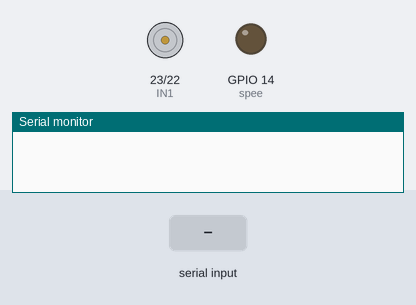
Bench run of a sketch on a simulated ESP32. Parts: motor-driver pin pairs drawn as motors (green arrow = first pin HIGH = forward, orange = second pin HIGH = backward, longer = more drive), output pins drawn as LEDs (lit = HIGH), the last lines printed to the serial monitor. The test bench sets the inputs (shaded band).

Above: at 1.2 s.
1.3 s: "a" received over Serial
At 2.4 s:
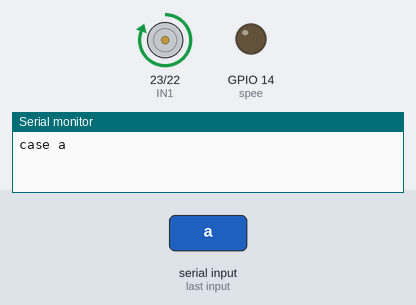
2.8 s: "b" received over Serial
At 3.5 s:
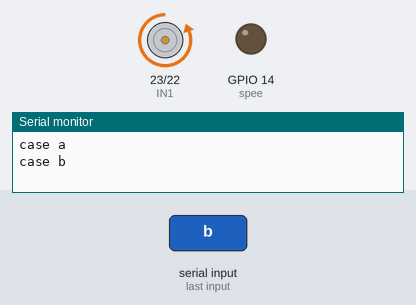
4.3 s: "1" received over Serial
At 4.6 s:
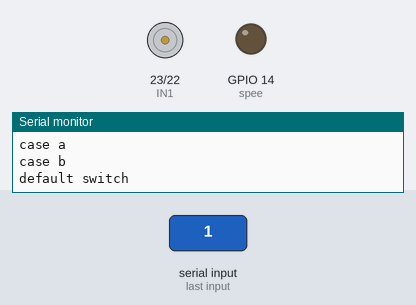
Timing chart, 0 to 7.3 s (numbered marks = the images above; inputs shaded):
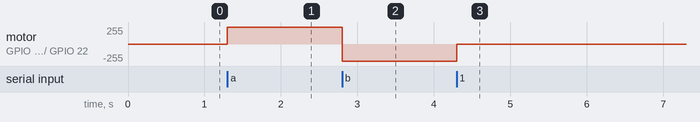

The sketch:

lazik-v1.ino
```cpp
#include <esp32-hal-ledc.h>


int IN1 = 23;
int IN2 = 22;
int incomingByte = 0;
int spee = 14;
const int freq = 3000;
const int pwmChannel = 0;
const int resolution = 8;
int test = 200;
void setup() {
  // put your setup code here, to run once:
  Serial.begin(115200);
  pinMode(23, OUTPUT);
  pinMode(22, OUTPUT);
  pinMode(14, OUTPUT);
  ledcSetup(pwmChannel, freq, resolution);
  ledcAttachPin(spee, pwmChannel);


}

void loop() {
  // put your main code here, to run repeatedly:
  if (Serial.available() > 0){
    incomingByte = Serial.read();


    switch (incomingByte){
      case 'a':
         digitalWrite(IN1, HIGH);
         digitalWrite(IN2, LOW);
         ledcWrite(pwmChannel, 120);
         Serial.println("case a ");
         break;
      case 'b':
       digitalWrite(IN1, LOW);
       digitalWrite(IN2, HIGH);
       ledcWrite(pwmChannel, 250);
       Serial.println("case b");
       break;
      default:
        digitalWrite(IN1, LOW);
        digitalWrite(IN2, LOW);
        ledcWrite(pwmChannel, 0);
        Serial.println("default switch");
      }

 }
}
```

esp32-hal-ledc.h
```cpp
// (licence header left out)
//     http://www.apache.org/licenses/LICENSE-2.0
//
// Unless required by applicable law or agreed to in writing, software
// distributed under the License is distributed on an "AS IS" BASIS,
// WITHOUT WARRANTIES OR CONDITIONS OF ANY KIND, either express or implied.
// See the License for the specific language governing permissions and
// limitations under the License.

#ifndef _ESP32_HAL_LEDC_H_
#define _ESP32_HAL_LEDC_H_

#ifdef __cplusplus
extern "C" {
#endif

#include <stdint.h>
#include <stdbool.h>

typedef enum {
    NOTE_C, NOTE_Cs, NOTE_D, NOTE_Eb, NOTE_E, NOTE_F, NOTE_Fs, NOTE_G, NOTE_Gs, NOTE_A, NOTE_Bb, NOTE_B, NOTE_MAX
} note_t;

//channel 0-15 resolution 1-16bits freq limits depend on resolution
double      ledcSetup(uint8_t channel, double freq, uint8_t resolution_bits);
void        ledcWrite(uint8_t channel, uint32_t duty);
double      ledcWriteTone(uint8_t channel, double freq);
double      ledcWriteNote(uint8_t channel, note_t note, uint8_t octave);
uint32_t    ledcRead(uint8_t channel);
double      ledcReadFreq(uint8_t channel);
void        ledcAttachPin(uint8_t pin, uint8_t channel);
void        ledcDetachPin(uint8_t pin);


#ifdef __cplusplus
}
#endif

#endif /* _ESP32_HAL_LEDC_H_ */
```

Measured:
- after the input at 1.3 s, motor on GPIO 23 (IN1) / GPIO 22 (IN2): stopped → forward 255/255 at once
- after the input at 2.8 s, motor on GPIO 23 (IN1) / GPIO 22 (IN2): forward 255/255 → backward 255/255 at once
- after the input at 4.3 s, motor on GPIO 23 (IN1) / GPIO 22 (IN2): backward 255/255 → stopped at once
